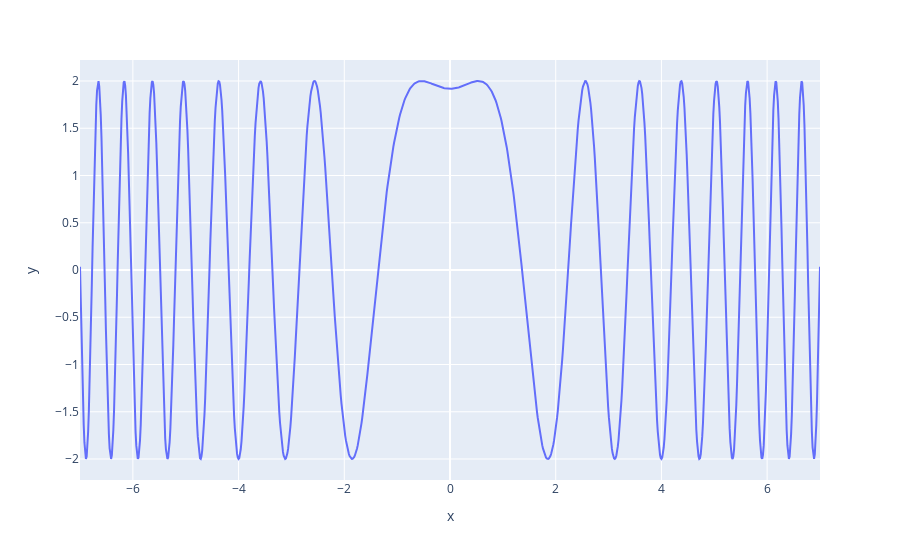

The code cell stored with this chart in its notebook:
### Markdown cell above
# График функции в третьей части задания

### Code cell
from numpy import sin, linspace
import plotly.express as px

def f(x):
    return 2 * sin(x**2 - 5)

a, b = -7, 7
n_points = 1000
x = linspace(a, b, n_points)

fig = px.line(x=x, y=f(x))
fig.show()

### Figure 1 — Plotly figure (JSON) as saved in the notebook; plotly's stock layout.template omitted (floating-point values rounded to 4 significant figures; data arrays with more than 128 entries replaced by an {"elided": "..."} marker saying what was removed)
{"data": [{"hovertemplate": "x=%{x}<br>y=%{y}<extra></extra>", "legendgroup": "", "line": {"color": "#636efa", "dash": "solid"}, "marker": {"symbol": "circle"}, "mode": "lines", "name": "", "orientation": "v", "showlegend": false, "type": "scatter", "x": {"elided": "1000 float values"}, "xaxis": "x", "y": {"elided": "1000 float values"}, "yaxis": "y"}], "layout": {"legend": {"tracegroupgap": 0}, "margin": {"t": 60}, "xaxis": {"anchor": "y", "domain": [0, 1], "title": {"text": "x"}}, "yaxis": {"anchor": "x", "domain": [0, 1], "title": {"text": "y"}}}}
